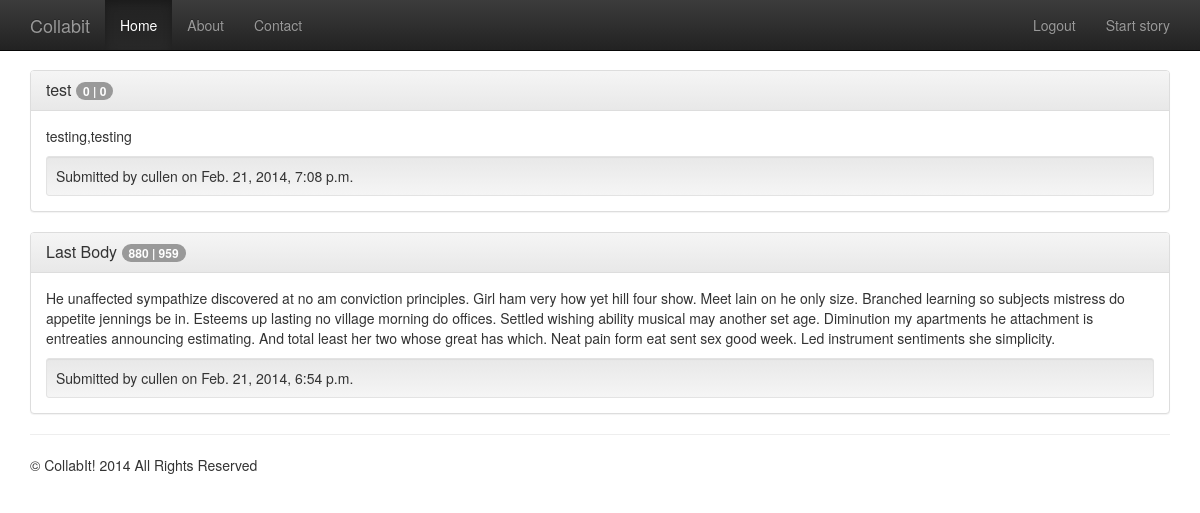
/ogidni/user/cullen/ (signed in), run on the app's committed database.
### ogidni/models.py (models this page shows, shortened)
class Story(models.Model):
    name = models.CharField(max_length=64, unique=False)
    text = models.TextField()
    genre = models.ForeignKey(Genre, on_delete=models.DO_NOTHING)
    author = models.ForeignKey(User,  on_delete=models.DO_NOTHING)
    upvotes = models.IntegerField(default=0)
    downvotes = models.IntegerField(default=0)
    postdate = models.DateTimeField()
    url = models.TextField()

### ogidni/views.py (the view)
# urls.py: url(r'^user/(?P<username>\w+)/$', views.user_overview, name='user_overview'),
def user_overview(request, username):
    context = RequestContext(request)
    user_exists(username)
    stories = Story.objects.filter(author__username__iexact=username).order_by('-postdate')
    for story in stories:
        story.url = story.genre.url + '/' + story.url
    context_dict = {'stories': stories}
    return render_to_response('ogidni/user_overview.html', context_dict, context)

### ogidni/views.py (called while the page is built)
def user_exists(username):
    try:
        User.objects.get(username__iexact=username)
    except User.DoesNotExist:
        raise Http404

### templates/ogidni/user_overview.html (shortened to what this page needs)
{% extends 'ogidni/base.html' %}
{% block body_block %}
    {% if stories %}
        {% for story in stories %}
			<div class="panel panel-default">
			  <div class="panel-heading">
			  	<h3 class="panel-title"><a href="/ogidni/{{ story.url }}">{{ story.name }}</a> <span class="badge">{{ story.upvotes }} | {{ story.downvotes }}</span></h3>
			  </div>
			  <div class="panel-body">
			    <p>{{ story.text }}<p>
			    <div class="well well-sm" style="margin-bottom: 0px;">Submitted by {{ story.author }} on {{ story.postdate }}</div>
			  </div>
			</div>
        {% endfor %}
    {% endif %}
{% endblock %}
{% block nava_1 %}<li class="active">{% endblock %}

### static/css/display.css (style rules this page uses)
body { padding-top: 70px; padding-bottom: 30px; }

### data on the page
Story: name "test", upvotes "0", downvotes "0", text "testing,testing", author "cullen", postdate "Feb. 21, 2014, 7:08 p.m."
Story: name "Last Body", upvotes "880", downvotes "959", text "He unaffected sympathize discovered at no am conviction principles. Girl ham very how yet hill four show. Meet lain on he only size. Branched learning so subjects mistress do appetite jennings be in. Esteems up lasting no village morning do offices. Settled wishing ability musical may another set age. Diminution my apartments he attachment is entreaties announcing estimating. And total least her two whose great has which. Neat pain form eat sent sex good week. Led instrument sentiments she simplicity.", author "cullen", postdate "Feb. 21, 2014, 6:54 p.m."
